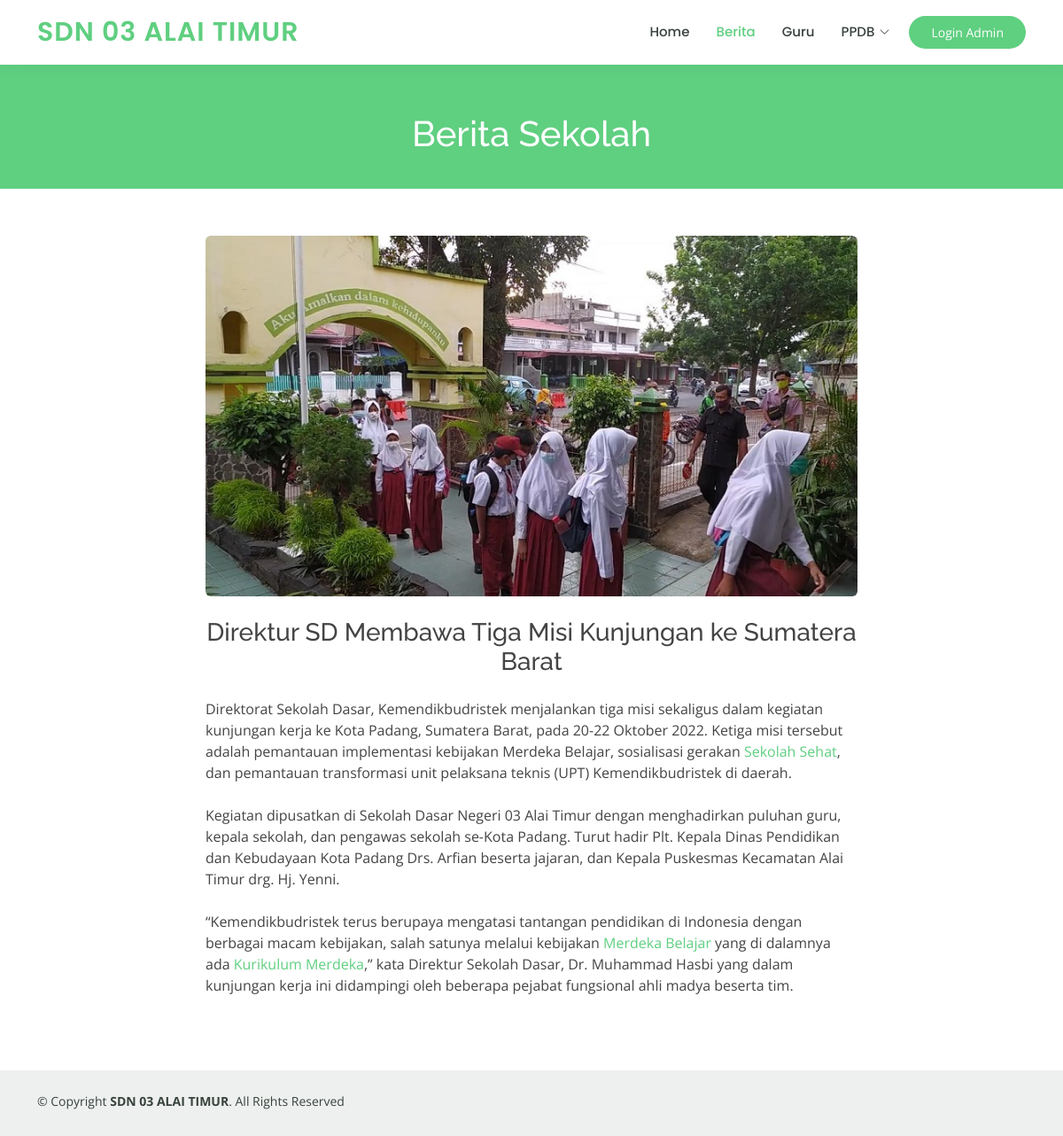
Screenshot of /main.php?p=detail_berita&id=direktur-sd-membawa-tiga-misi-kunjungan-ke-sumater-1689260478 with the database file from the repository.
### tables this page shows
CREATE TABLE `berita` (
  `id_berita` int NOT NULL,
  `judul_berita` text NOT NULL,
  `slug_berita` varchar(256) NOT NULL,
  `isi_berita` text NOT NULL,
  `user_posting` int NOT NULL,
  `created_at` timestamp NOT NULL DEFAULT CURRENT_TIMESTAMP,
  `foto_berita` varchar(100) NOT NULL
);

### admin/control/helper.php (called while the page is built, shortened)
<?php
function select($c, $table, $opt = [])
{
  $select = array_key_exists('select', $opt) ? $opt['select'] : '*';
  $where = array_key_exists('where', $opt) ? ("WHERE " . $opt['where']) : '';
  $group = array_key_exists('group', $opt) ? ('GROUP BY ' . $opt['group']) : '';
  $order = array_key_exists('order', $opt) ? ('ORDER BY ' . $opt['order']) : '';
  $limit = array_key_exists('limit', $opt) ? ('LIMIT ' . $opt['limit']) : '';
  return $c->query("SELECT $select FROM $table $where $order $group $limit");
}

### detail_berita.php (the view, shortened to what this page needs)
<div class="breadcrumbs" data-aos="fade-in">
  <div class="container">
    <h1 class="mt-4">Berita Sekolah</h1>
  </div>
</div>
<section id="contact" class="contact">
  <div class="container" data-aos="fade-up">
    <div class="row mt-5 justify-content-center">
      <div class="col-lg-8 mt-5 mt-lg-0">
        <?php
        if (!isset($_GET['id'])) :
          echo "<script>window.location='./main.php?p=dashboard'</script>";
          return;
        else :
          $slug = $_GET['id'];
          $whereBerita = "slug_berita='$slug'";
          $queryBerita = select($c, 'berita', ['where' => $whereBerita]);
          if ($queryBerita->num_rows == 0) :
            echo "<script>alert('Berita tidak ditemukan')</script>";
            echo "<script>window.location='./main.php?p=dashboard'</script>";
            return;
          else :
            foreach ($queryBerita as $berita) :
        ?>
        <div class="text-center">
          <img class="img-fluid rounded" src="./admin/images/berita/<?= $berita['foto_berita'] ?>"
            alt="<?= $berita['judul_berita'] ?>">
        </div>
        <h3 class="text-center my-4"><?= $berita['judul_berita'] ?></h3>
        <div><?= $berita['isi_berita'] ?></div>
        <?php
            endforeach;
          endif;
        endif;
        ?>
      </div>
    </div>
  </div>
</section>

### assets/css/style.css (style rules this page uses)
body { font-family: "Open Sans", sans-serif; color: #444444; }
a { color: #5fcf80; text-decoration: none; }
h1, h2, h3, h4, h5, h6 { font-family: "Raleway", sans-serif; }
section { padding: 60px 0; overflow: hidden; }
.breadcrumbs { margin-top: 73px; text-align: center; background: #5fcf80; padding: 30px 0; color: #fff; }
.contact { padding-top: 5px; }

### rows the page displays
berita: foto_berita (picture), judul_berita "Direktur SD Membawa Tiga Misi Kunjungan ke Sumatera Barat", isi_berita "Direktorat Sekolah Dasar, Kemendikbudristek menjalankan tiga misi sekaligus dalam kegiatan kunjungan kerja ke Kota Padang, Sumatera Barat, pada 20-22 Oktober 2022. Ketiga misi tersebut adalah pemantauan implementasi kebijakan Merdeka Belajar, sosialisasi gerakan Sekolah Sehat , dan pemantauan transformasi unit pelaksana teknis (UPT) Kemendikbudristek di daerah. Kegiatan dipusatkan di Sekolah Dasar Negeri 03 Alai Timur dengan menghadirkan puluhan guru, kepala sekolah, dan pengawas sekolah se-Kota Padang. Turut hadir Plt. Kepala Dinas Pendidikan dan Kebudayaan Kota Padang Drs. Arfian beserta jajaran, dan Kepala Puskesmas Kecamatan Alai Timur drg. Hj. Yenni. “Kemendikbudristek terus berupaya…"

### other values shown
$WEB_NAME "SDN 03 ALAI TIMUR"
